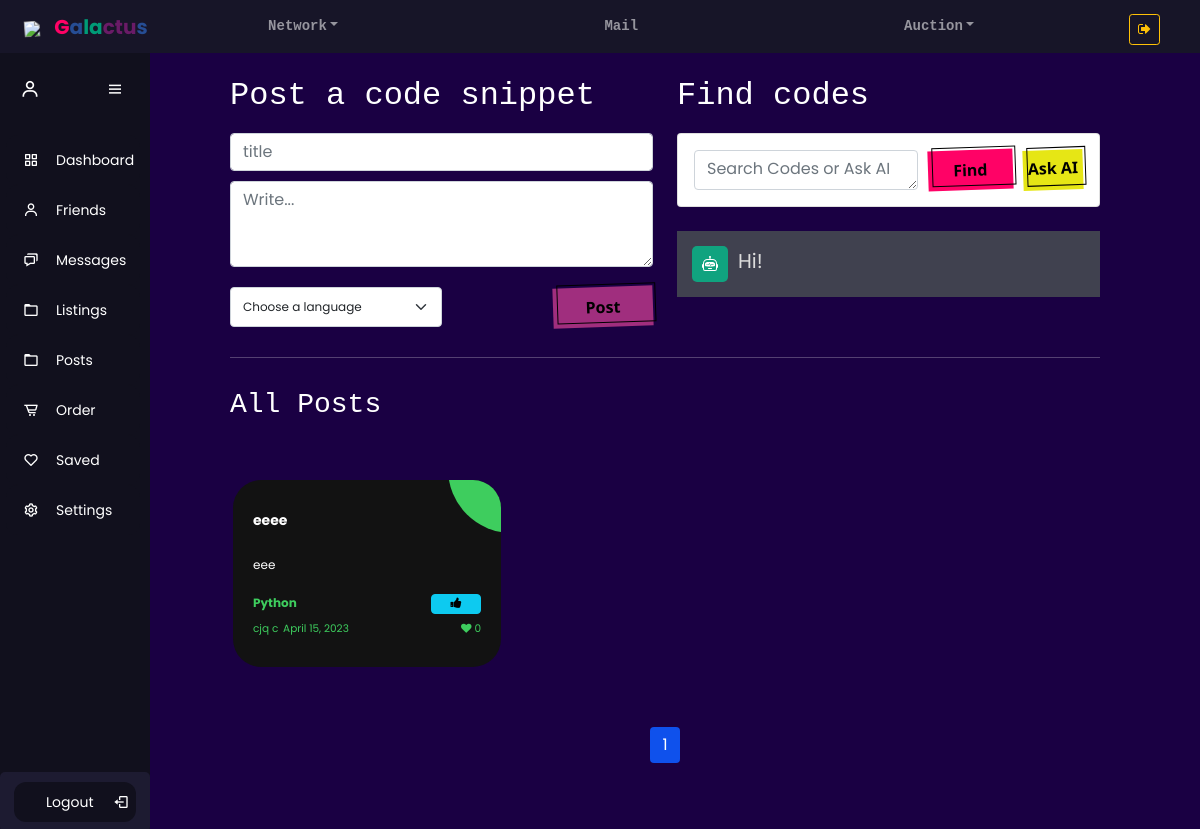
/network/ (signed in), run on an earlier commit of the app's database.
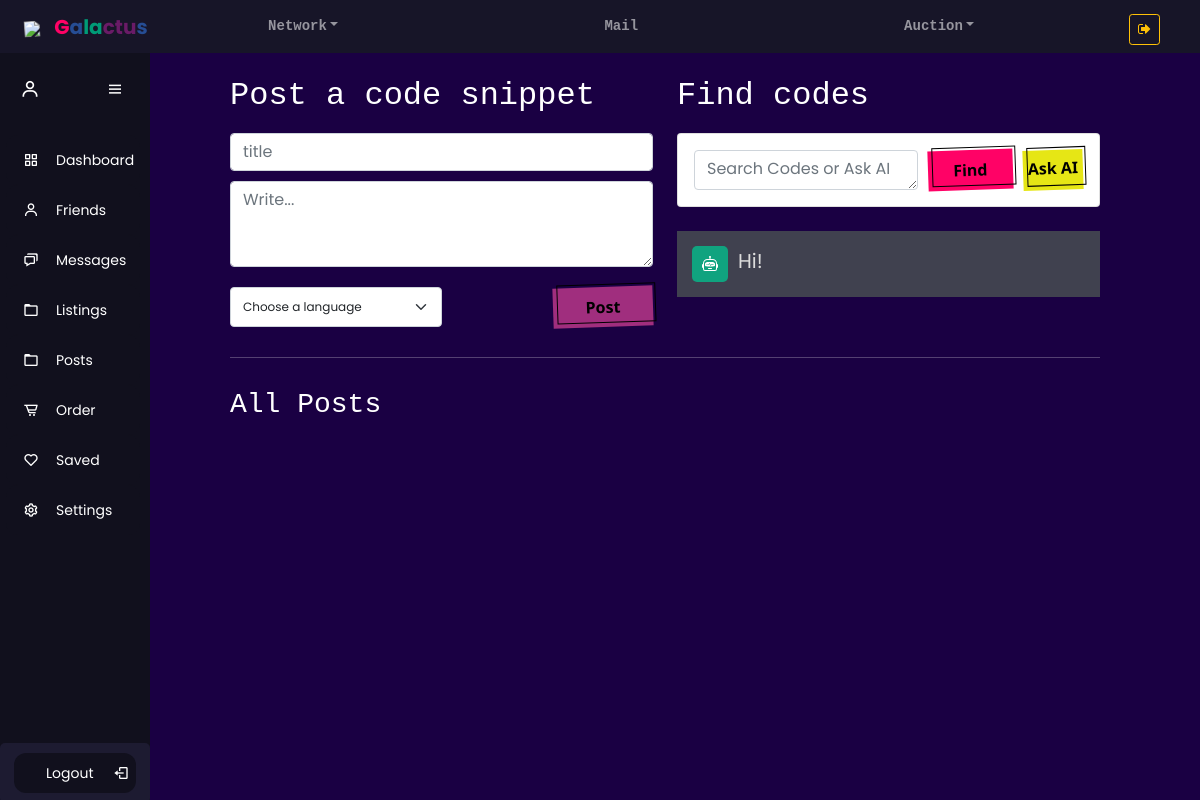
And on a later commit of the database.
### network/models.py (models this page shows, shortened)
class Post(models.Model):
    owner = models.ForeignKey(settings.AUTH_USER_MODEL, on_delete=models.PROTECT, related_name='posts')
    content = models.CharField(max_length=5000)
    likes = models.IntegerField(default=0)
    date = models.DateField(auto_now_add=True)
    lang = models.CharField(max_length=10)
    title = models.CharField(max_length=200)

### authMain/models.py (models this page shows)
class User(AbstractUser):
    pass

### network/views.py (the view)
# urls.py: path("", views.home, name="home"),
def home(request):
    allPosts = Post.objects.all().order_by('date')
    pageNumber = request.GET.get('page')
    query = request.GET.get('search')
    if query:
        allPosts = allPosts.filter(Q(content__icontains=query) | Q(title__icontains=query) | Q(lang__icontains=query))
    p = Paginator(allPosts, 6)
    pagePosts = p.get_page(pageNumber)
    try:
        allYourLikes = Like.objects.filter(liker=request.user)
        postsYouLiked = list(map(lambda x : x.post, allYourLikes))
    except:
        postsYouLiked = []
    return render(request, "network/home.html", {
        'posts': pagePosts,
        'languages': languages,
        'page-num': pageNumber,
        'liked_posts': postsYouLiked,
    })

### network/templates/network/home.html (shortened to what this page needs)
{% extends "authMain/layout.html" %}
{% load static %}
{% block body %}
{% if user.is_authenticated %}
<div class="row">
  <div class="col-12 col-md-6">
    <form action="{% url 'network:create-post' %}" method="post">
      <div class="form-group">
        <label for="content" style="margin-bottom: 10px;font-size: 20px;">
          <h2>Post a code snippet</h2>
        </label>
        <div style="display: flex;flex-direction: column;">
          <input class="form-control" type="text" name="title" placeholder="title">
          <textarea class="form-control" rows="3" name="content" placeholder="Write..."
            style="margin-top:10px;margin-bottom: 10px;"></textarea>
          <div style="margin-top: 10px;display: flex;margin-bottom: 20px;justify-content: space-between;">
            <select class="form-select" style="width: 50%;font-size: 12px;" name="lang">
              <option selected disabled>Choose a language</option>
            </select>
            <button type="submit" class="button-53" style="background-color: #a02e7e;">Post</button>
          </div>
        </div>
      </div>
    </form>
  </div>
  <div class="col-12 col-md-6" style="color: black;">
    <h2 style="color: white;margin-bottom:18px">Find codes</h2>
    <div class="card">
      <div class="card-body" style="display: flex;">
        <form style="display: flex;">
          <div style="display: flex;">
            <textarea name="search" class="form-control" id="prompt" rows="1" cols="40"
              placeholder="Search Codes or Ask AI"></textarea>
            <button type="submit" id="find-btn" class="button-53">Find</button>
          </div>
        </form>
        <button id="ai-btn" class="button-53">Ask AI</button>
      </div>
    </div>
    <br>
    <div id="ai-container">
      <div class="wrapper ai">
        <div class="chat">
          <div class="profile">
          </div>
          <div id="ai-response">Hi! </div>
        </div>
      </div>
    </div>
  </div>
</div>
{% endif %}
<hr style="margin-top: 10px;margin-bottom:30px">
<div class="row">
  <h3>All Posts</h3>
</div>
<div class="row">
  <div class="feed">
    {% for post in posts %}
    {% include 'network/card.html' %}
    {% endfor %}
  </div>
</div>
{% if posts %}
<div class="row" style="margin-top: -20px;margin-bottom: 50px;">
  <nav>
    <ul class="pagination justify-content-center">
      <li class="page-item"><a class="page-link" style="background-color: #0f51ec;border: #0f51ec;color: white;"
          href="">{{ posts.number }}</a></li>
    </ul>
  </nav>
</div>
{% endif %}
{% endblock %}

### authMain/templates/authMain/layout.html (shortened to what this page needs)
{% load static %}
<!DOCTYPE html>
<html lang="en">
<head>
    <link href="https://cdn.jsdelivr.net/npm/bootstrap@5.0.2/dist/css/bootstrap.min.css" rel="stylesheet"
>
    <link href='https://unpkg.com/boxicons@2.0.7/css/boxicons.min.css' rel='stylesheet'>
    <link rel="stylesheet" href="https://cdnjs.cloudflare.com/ajax/libs/font-awesome/4.7.0/css/font-awesome.min.css">
    <link rel="stylesheet" type="text/css" href="{% static 'css/buttons.css' %}">
    <link rel="stylesheet" type="text/css" href="{% static 'css/sidebar.css' %}">
    <link rel="stylesheet" type="text/css" href="{% static 'css/navbar.css' %}">
    <link rel="stylesheet" type="text/css" href="{% static 'css/styles.css' %}">
    <link rel="stylesheet" type="text/css" href="{% static 'css/card.css' %}">
</head>
<body>
    {% include 'authMain/navbar.html' %}
    <div class="content">
        {% if user.is_authenticated %}
        {% include 'authMain/sidebar.html' %}
        {% endif %}
        <div class="col-10" style="margin-left:auto;margin-right:auto;">
            <div style="margin-left: 130px;">
                <br>
                {% block body %}
                {% endblock %}
            </div>
        </div>
    </div>
</body>
</html>

### authMain/templates/authMain/navbar.html (shortened to what this page needs)
{% load static %}
<nav class="navbar navbar-expand-md navbar-dark header" style="background-color: #171528;">
    <div>
        <a class="navbar-brand brand-logo" href="/"><img class='header-logo' src="{% static 'images/waves.png' %}" />
            <span class="header-logo-title">
                <span style="color:#ff0266">G</span><span style="color: #264d94;">a</span>la<span
                    style="color:#6a1b67">ctu</span><span style="color:#264d94">s</span>
            </span>
        </a>
    </div>
    {% if user.is_authenticated %}
    <div class="collapse navbar-collapse header-middle" id="header-nav">
        <ul class="navbar-nav ml-auto">
            <li class="nav-item header-item dropdown first-item">
                <a class="nav-link dropdown-toggle" href="{% url 'network:home' %}" id="dropdownNetwork"
                    data-toggle="dropdown" aria-haspopup="true" aria-expanded="false">Network</a>
            </li>
            <li class="nav-item header-item active">
                <a class="nav-link" href="{% url 'mail:mail' %}">Mail</a>
            </li>
            <li class="nav-item header-item dropdown">
                <a class="nav-link dropdown-toggle" href="{% url 'auction:home' %}" id="dropdownAuction"
                    data-toggle="dropdown" aria-haspopup="true" aria-expanded="false">Auction</a>
            </li>
        </ul>
    </div>
    {% endif %}
    <div class="header-right">
        {% if user.is_authenticated %}
        <a class="nav-header-link" href="{% url 'logout' %}">
            <button class="btn btn-outline-warning btn-sm header-logout"><i class="fa fa-sign-out"></i></button>
        </a>
        {% else %}
        <a class="nav-header-link" href="{% url 'login' %}"><button class="btn btn-success btn-sm"><span
                    class="fa fa-sign-in"></span> Log In</button></a>
        <a class="nav-header-link" href="{% url 'register' %}"><button class="btn btn-dark btn-sm">Register</button></a>
        {% endif %}
    </div>
</nav>

### authMain/templates/authMain/sidebar.html (shortened to what this page needs)
<div class="sidebar open">
    <div style="margin-left:-5px;" class="logo-details">
        <a href="{% url 'network:profile' user.id %}">
            <i class='bx bx-user' id="user_icon"></i>
        </a>
        <i class='bx bx-menu' id="btn"></i>
    </div>
    <ul class="nav-list">
        <li>
            <a href="{% url 'dashboard' %}">
                <i class='bx bx-grid-alt'></i>
                <span class="links-name">Dashboard</span>
            </a>
        </li>
        <li>
            <a href="#">
                <i class='bx bx-user'></i>
                <span class="links-name">Friends</span>
            </a>
        </li>
        <li>
            <a href="{% url 'mail:mail' %}">
                <i class='bx bx-chat'></i>
                <span class="links-name">Messages</span>
            </a>
        </li>
        <li>
            <a href="#">
                <i class='bx bx-folder'></i>
                <span class="links-name">Listings</span>
            </a>
        </li>
        <li>
            <a href="{% url 'network:posts' user.id %}">
                <i class='bx bx-folder'></i>
                <span class="links-name">Posts</span>
            </a>
        </li>
        <li>
            <a href="#">
                <i class='bx bx-cart-alt'></i>
                <span class="links-name">Order</span>
            </a>
        </li>
        <li>
            <a href="{% url 'auction:watchlist' %}">
                <i class='bx bx-heart'></i>
                <span class="links-name">Saved</span>
            </a>
        </li>
        <li>
            <a href="{% url 'network:profile' user.id %}">
                <i class='bx bx-cog'></i>
                <span class="links-name">Settings</span>
            </a>
        </li>
        <li class="profile">
            <a href="{% url 'logout' %}"><span class="links-name profile-link">Logout</span><i
                    style="margin-right: 4px;" class='bx bx-log-out' id="log_out"></i></a>
        </li>
    </ul>
</div>

### network/templates/network/card.html (shortened to what this page needs)
<div class="post post-link">
    <a href="{% url 'network:post' post.id %}">
        <div class="post-color {{ post.lang }}"></div>
        <div class="post-title">
            {{ post.title }}
        </div>
        <div>
            <p class="post-para"
                style="text-decoration: none;color:#fff;font-size:12px;margin-top: 20px;margin-bottom: 20px;overflow: hidden;max-height: 100px;">
                {{ post.content}}
            </p>
        </div>
    </a>
    <div class="post-publish">
        <div style="display: flex;justify-content: space-between;">
            <a href="{% url 'network:post' post.id %}">
                <div class="{{ post.lang }}">
                    <b>{{ post.lang | title}}</b>
                </div>
            </a>
            <div>
                {% if post.owner == user %}
                <button class="btn btn-primary btn-card" data-toggle="modal"
                    data-target="#modal_edit_{{ post.id }}">Edit</button>
                <button class="btn btn-danger btn-card" data-toggle="modal"
                    data-target="#modal_remove_{{ post.id }}">Remove</button>
                {% else %}
                {% if post in liked_posts %}
                <button class="btn btn-danger btn-card" id="like-btn" onclick="unlike({{post.id}})"><i
                        id="like-btn-icon" style="font-size: 12px;" class="fa fa-thumbs-down"></i></button>
                {% else %}
                <button class="btn btn-info btn-card" id="like-btn" onclick="like({{post.id}})"><i id="like-btn-icon"
                        style="font-size: 12px;" class="fa fa-thumbs-up"></i></button>
                {% endif %}
                {% endif %}
            </div>
        </div>
        <a href="{% url 'network:post' post.id %}">
            <div style="display: flex;justify-content: space-between;margin-top: 5px;">
                <div>
                    <small class="{{ post.lang }}">
                        <span style="margin-right: 2px;">{{ post.owner }}</span>
                        {{ post.date }}
                    </small>
                </div>
                <div>
                    <small class="{{ post.lang }}">
                        <i class="fa fa-heart"></i> <span id="likes-num">{{ post.likes }}</span>
                    </small>
                </div>
            </div>
        </a>
    </div>
</div>

### static/css/buttons.css (style rules this page uses)
#find-btn { background-color: #ff0266; min-width: 40px; max-width: 100px; margin-left: 10px; }
#ai-btn { background-color: #e6e615; margin-left: 10px; padding: 0; padding-top: 10px; min-width: 60px; max-width: 100px; }
.button-53 { background-color: #3dd1e7; border: 0 solid #e5e7eb; box-sizing: border-box; color: #000000; display: flex; font-family: ui-sans-serif, system-ui, -apple-system, system-ui, "Segoe UI", Roboto, "Helvetica Neue", Arial, "Noto Sans", sans-serif, "Apple Color Emoji", "Segoe UI Emoji", "Segoe UI Symbol", "Noto Color Emoji"; font-weight: bold; justify-content: center; line-height: 1rem; padding: 0.75rem 1.65rem; position: relative; text-align: center; text-decoration: none #000000 solid; text-decoration-thickness: auto; width: 100%; max-width: 460px; position: relative; cursor: pointer; transform: rotate(-2deg); user-select: none; -webkit-user-select: none; touch-action: manipulation; width: 100px; height: 40px; }
.button-53:after { content: ""; position: absolute; border: 1px solid #000000; bottom: 4px; left: 4px; width: calc(100% - 1px); height: calc(100% - 1px); }

### static/css/sidebar.css (style rules this page uses)
* { margin: 0; padding: 0; font-family: "Poppins" , sans-serif; }
.sidebar { position: fixed; left: 0; height: 100%; width: 65px; background: #11101D; padding: 6px 10px; z-index: 99; transition: all 0.5s ease; }
.sidebar.open { width: 150px; }
#user_icon { opacity: 0; }
.sidebar.open #user_icon { opacity: 1; }
.sidebar .logo-details { height: 60px; display: flex; align-items: center; position: relative; }
.sidebar .logo-details #btn { position: absolute; top: 50%; right: 0; transform: translateY(-50%); font-size: 18px; transition: all 0.4s ease; text-align: center; cursor: pointer; transition: all 0.5s ease; }
.sidebar i { color: #fff; height: 60px; min-width: 50px; font-size: 20px; text-align: center; line-height: 60px; }
.sidebar .nav-list { margin-left: -36px; margin-top: 16px; }
.sidebar li { list-style: none; }
.sidebar li a { display: flex; height: 100%; width: 100%; border-radius: 12px; align-items: center; transition: all 0.4s ease; background: #11101D; }
.sidebar li a .links-name { color: #fff; font-size: 14px; font-weight: 400; white-space: nowrap; opacity: 0; pointer-events: none; transition: 0.4s; }
.sidebar.open li a .links-name { opacity: 1; pointer-events: auto; }
.sidebar li i { height: 50px; line-height: 50px; font-size: 16px; border-radius: 12px; }
.sidebar li.profile { position: fixed; height: 60px; width: 65px; left: 0; bottom: -8px; padding: 10px 14px; background: #1d1b31; transition: all 0.5s ease; overflow: hidden; }
.sidebar.open li.profile { width: 150px; }
.sidebar .profile #log_out { position: absolute; top: 50%; right: 0; transform: translateY(-50%); background: #1d1b31; width: 100%; height: 60px; line-height: 60px; border-radius: 0px; transition: all 0.5s ease; }
.sidebar.open .profile #log_out { width: 50px; background: none; }
.sidebar.open .profile-link { margin-left: 32px; }
.sidebar.open li.profile { margin-bottom: 5px; }

### static/css/navbar.css (style rules this page uses)
.header-item > a { font-family: monaco, Consolas, Lucida Console, monospace; }
.header { position: sticky; top: 0; z-index: 100; display: flex; justify-content: space-between; }
.header-logo { padding: 4px; height: 60px; padding-bottom: 2px; transform: rotate(-4deg); }
.header-logo-title { color: #009b77; font-weight: bolder; margin-left: 5px; }
.brand-logo { margin-left: 20px; }
.header-item { transition: border-bottom 0.5s ease-in-out; font-weight: bolder; font-size: 14px; margin-left: 90px; }
@media only screen and (min-width: 1200px) { .header-item { margin-left: 250px; } }
.header-logout { margin-right: 10px; margin-top: -5px; }
.header-right { margin-right: 30px; }
.first-item { margin-left: -50px; }
.header-middle { display: flex; justify-content: center; }
@media only screen and (min-width: 765px) { .header-logout { margin-top: 5px; } }

### static/css/card.css (style rules this page uses)
.feed { display: -webkit-box; display: -ms-flexbox; display: flex; -webkit-box-align: start; -ms-flex-align: start; align-items: flex-start; -ms-flex-wrap: wrap; flex-wrap: wrap; padding: 50px 0; }

What changed in the data, as far as the page shows it:
removed Post: title "eeee", content "eee", lang "Python", owner "cjq c", date "April 15, 2023", likes "0"
Also different on the page:
{{ posts.number }}: "1" → (not shown)
